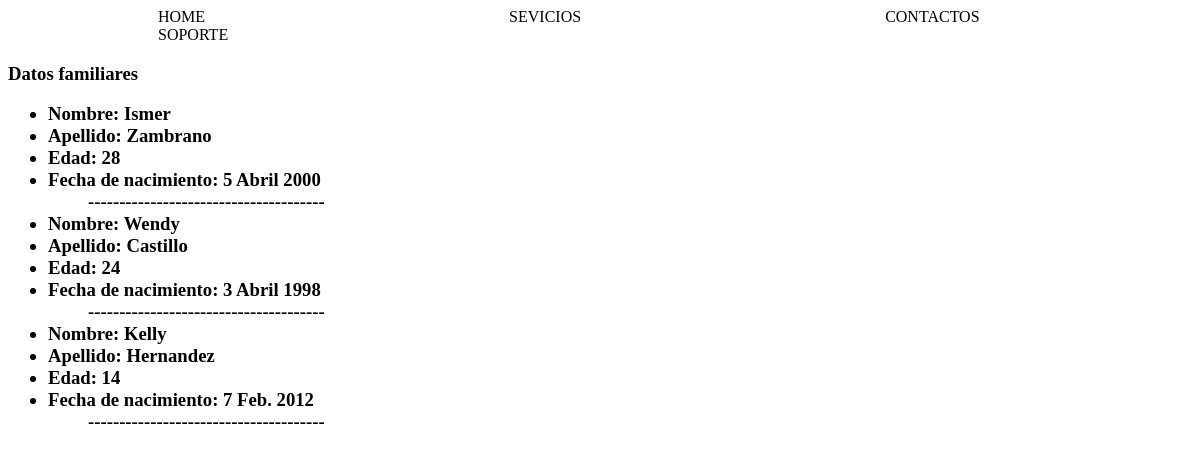
Before: /familia/ with the older database file.
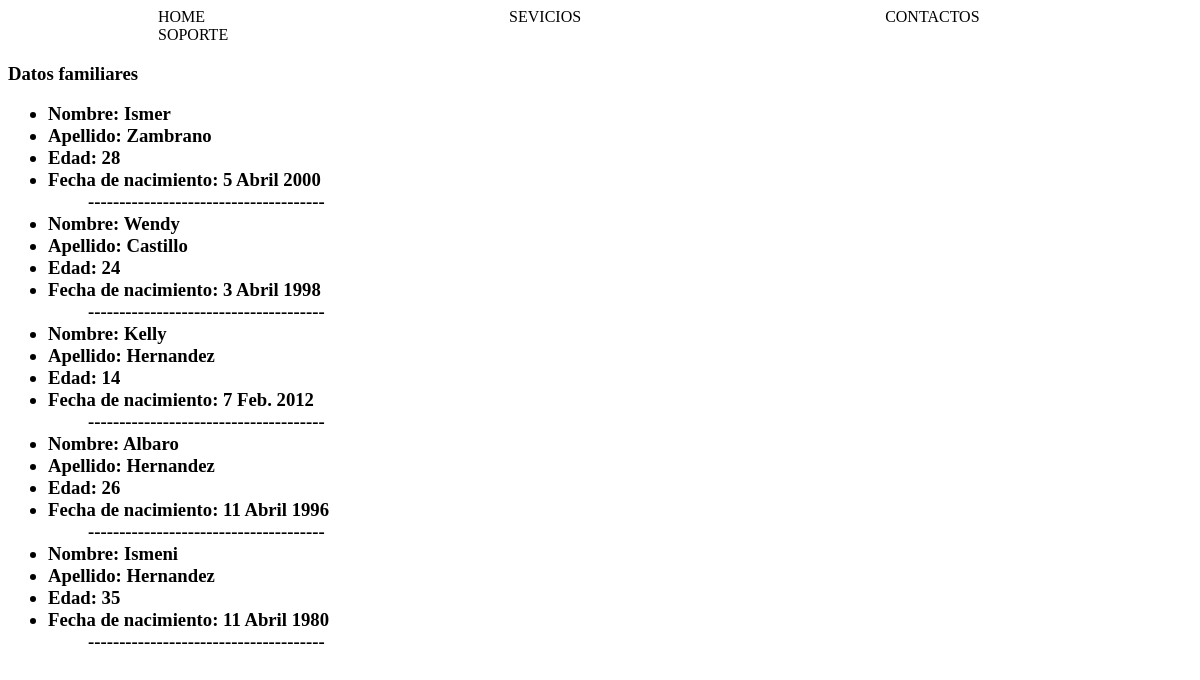
After: the same page with the newer database file.
### project_app/models.py (models this page shows)
class Familia(models.Model):
    nombre= models.CharField(max_length=40)
    apellido= models.CharField(max_length=40)
    edad= models.IntegerField()
    fecha= models.DateField()

### project_app/views.py (the view)
# urls.py: path('', list_family),
def list_family(request):
    familia= Familia.objects.all()
    context= {
        'familia': familia
    }
    return render(request,"list_family.html", context)

### project_app/template/list_family.html
<html>
    <body>
        {% include "superior/barra.html" %}
        <h3>
            <p>Datos familiares</p>
            <ul>
            {% for familia in familia %}
                <li>Nombre: {{familia.nombre}}</li>
                <li>Apellido: {{familia.apellido}}</li>
                <li>Edad: {{familia.edad}}</li>
                <li>Fecha de nacimiento: {{familia.fecha}}</li>
                <ul>--------------------------------------</ul>
            {% endfor %}
            </ul>
        </h3>
    </body>
</html>

### project_app/template/superior/barra.html (shortened to what this page needs)
<html>
<body>
    <ul id="barra">
        <li>Home</li>
        <li>Sevicios</li>
        <li>Contactos</li>
        <li>Soporte</li>
    </ul>
</body>
</html>

### project_app/template/superior/barra.html (style rules this page uses)
#barra { margin: 0%; padding: 0%; list-style:none; text-transform:uppercase; }
#barra li { display:inline; margin:0 150px; }

Changed rows visible on the page:
added Familia: nombre "Albaro", apellido "Hernandez", edad "26", fecha "11 Abril 1996"
added Familia: nombre "Ismeni", apellido "Hernandez", edad "35", fecha "11 Abril 1980"
